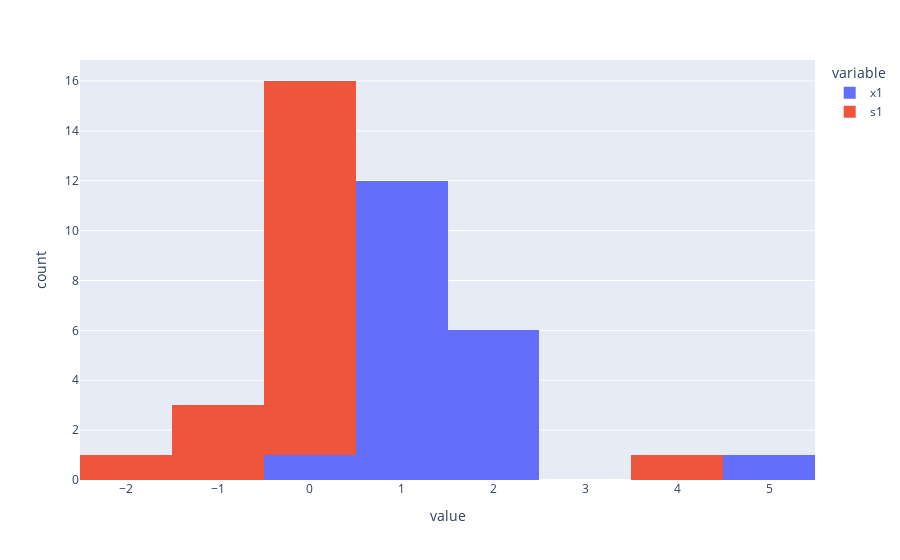

The cell this chart's notebook holds for it:
### Markdown cell above
Add the first column of standardized data:

- with `fig` do `add_histogram` using
    - freestyle `x=` followed by `from standarized get s1`
    - freestyle `name="s1"`

### Code cell
fig.add_histogram(x=standardized.s1,name="s1")

#<xml xmlns="https://developers.google.com/blockly/xml"><variables><variable id="Hl3{d8Vd1N{)P}/PayDc">fig</variable></variables><block type="varDoMethod" id="6R@pUb;xtTQh,^Yl{WLf" x="-192" y="176"><mutation items="2"></mutation><field name="VAR" id="Hl3{d8Vd1N{)P}/PayDc">fig</field><field name="MEMBER">add_histogram</field><data>fig:add_histogram</data><value name="ADD0"><block type="dummyOutputCodeBlock" id="0U9xxp8TwKR3DBE1%gg7"><field name="CODE">x=standardized.s1</field></block></value><value name="ADD1"><block type="dummyOutputCodeBlock" id="Gx/-};#Hw(fB:Bhc7#t3"><field name="CODE">name="s1"</field></block></value></block></xml>

### Figure 1 — Plotly figure (JSON) as saved in the notebook; plotly's stock layout.template omitted (floating-point values rounded to 4 significant figures)
{"data": [{"bingroup": "x", "hovertemplate": "variable=x1<br>value=%{x}<br>count=%{y}<extra></extra>", "legendgroup": "x1", "marker": {"color": "#636efa", "pattern": {"shape": ""}}, "name": "x1", "orientation": "v", "showlegend": true, "type": "histogram", "x": [0.2, 1.02, 1.03, 1.04, 1.16, 1.3, 1.33, 1.34, 1.37, 1.38, 1.39, 1.41, 1.46, 1.5, 1.52, 1.87, 1.88, 1.92, 1.94, 5.0], "xaxis": "x", "yaxis": "y"}, {"name": "s1", "type": "histogram", "x": [-1.539, -0.6062, -0.5948, -0.5835, -0.447, -0.2877, -0.2536, -0.2423, -0.2081, -0.1968, -0.1854, -0.1626, -0.1058, -0.06028, -0.03753, 0.3605, 0.3719, 0.4174, 0.4401, 3.92]}], "layout": {"barmode": "relative", "legend": {"title": {"text": "variable"}, "tracegroupgap": 0}, "margin": {"t": 60}, "xaxis": {"anchor": "y", "domain": [0, 1], "title": {"text": "value"}}, "yaxis": {"anchor": "x", "domain": [0, 1], "title": {"text": "count"}}}}
